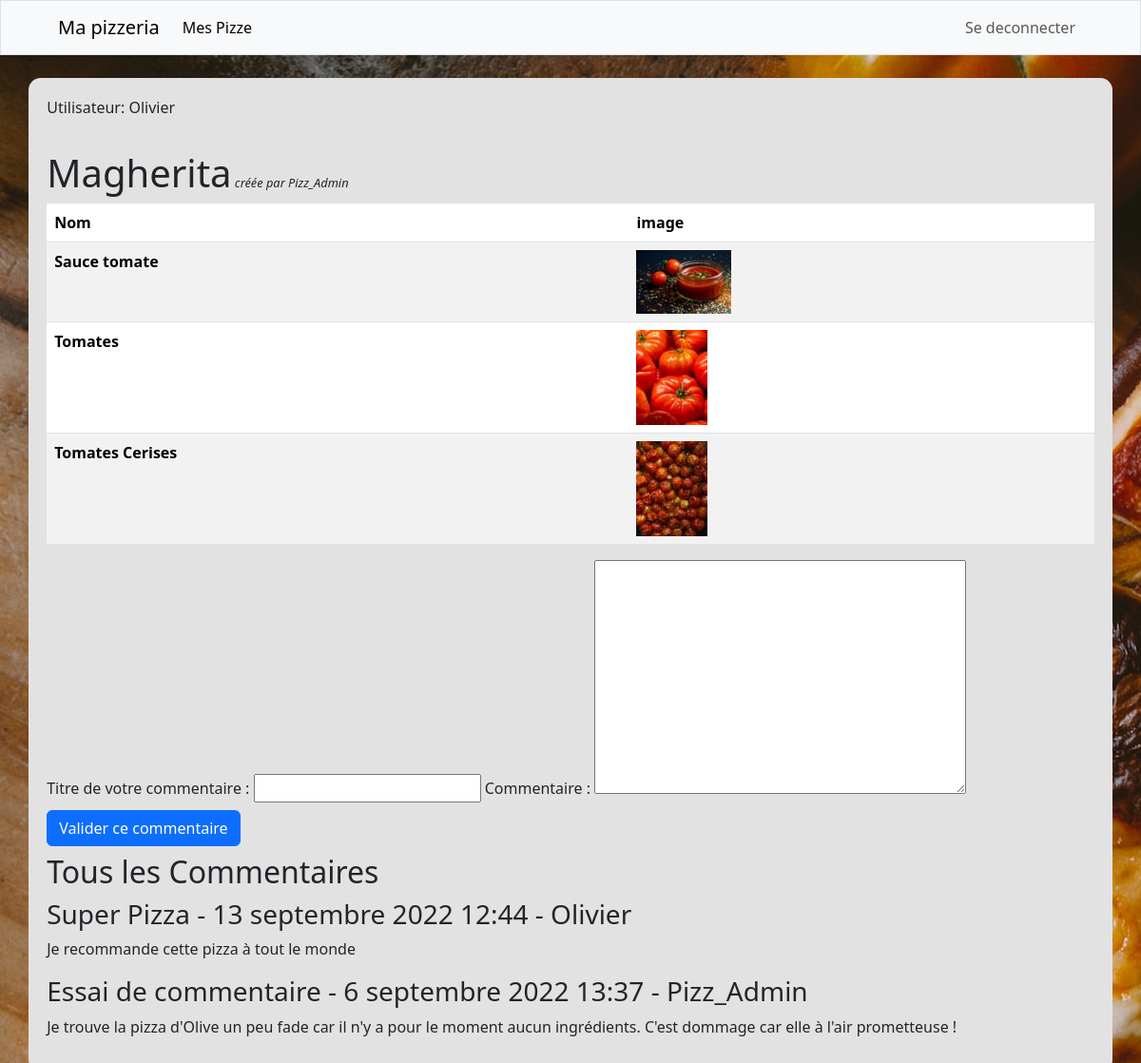
The page /pizzas/2 (signed in) on the database its author committed.
### pizzas/models.py (models this page shows, shortened)
class Pizza(models.Model):
    name = models.CharField(max_length=50)
    owner = models.ForeignKey(User, on_delete=models.CASCADE)
    def __str__(self) -> str:
        return self.name

class Topping(models.Model):
    pizza = models.ManyToManyField(Pizza)
    name = models.CharField(max_length=50)
    field_name = models.ImageField(upload_to='images/', height_field=None, width_field=None, max_length=100, blank=True)
    def __str__(self) -> str:
        return self.name

class Pizza_Comment(models.Model):
    title = models.CharField(max_length=50)
    text = models.TextField()
    owner = models.ForeignKey(User, on_delete=models.CASCADE)
    pizza = models.ForeignKey(Pizza, on_delete=models.CASCADE)
    date_added = models.DateTimeField(auto_now_add=True)

### pizzas/views.py (the view, shortened to what this page needs)
# urls.py: path('pizzas/<int:pizza_id>', views.pizzas_toppings, name='pizzas_toppings'),
@login_required
def pizzas_toppings(request, pizza_id):
    pizza = Pizza.objects.get(id=pizza_id)
    if request.method != 'POST':
        form = PizzaCommentForm()
    comments = Pizza_Comment.objects.filter(pizza=pizza.id).order_by('-date_added')
    is_not_owner = False
    if pizza.owner != request.user:
        is_not_owner = True
    toppings = pizza.topping_set.all()
    title = f"Description de la pizza {pizza} "
    context = {'form': form,
               'is_not_owner': is_not_owner,
               'pizza': pizza,
               'toppings': toppings,
               'comments': comments,
               'title': title
               }
    return render(request, 'pizzas/topping.html',context)

### pizzas/forms.py
class PizzaCommentForm(forms.ModelForm):
    class Meta:
        model = Pizza_Comment
        fields = ['title','text']
        labels = {
                    'title': 'Titre de votre commentaire',
                     'text': 'Commentaire'
                }

### pizzas/templates/pizzas/topping.html (shortened to what this page needs)
{% extends 'pizzas/base.html' %}
{% block content %}
{% load bootstrap %}
{% load static %}
    <h1>{{pizza}}<span class="created_by"><i> créée par {{pizza.owner|title}}</i></span></h1>
    {% if toppings|length == 0 %}
        <p>Désolé, il n'y a pas de garniture renseignée pour cette pizza !</p>
    {% else %}
    <table class="table table-responsive table-striped">
        <thead>
            <tr>
                <th scope="col">Nom</th>
                <th scope="col">image</th>
            </tr>
        </thead>
        <tbody>
            {% for topping in toppings %}
            <tr>
                <th scope="row">{{topping}}</th>
                <th> <img src="../{{ MEDIA_URL }}media/{{topping.field_name}}" alt="{{topping}}"></th>
            </tr>
            {% endfor %}
        </tbody>
    </table>
    {% endif %}
    {% if is_not_owner %}
        <form action="{% url 'pizzas:pizzas_toppings' pizza.id %}" method="post" novalidate>
            <div class="col-12">
                {{ form|bootstrap }}
            </div>
            <button class="btn btn-primary mt-2 mb-2" name="submit">Valider ce commentaire</button>
        </form>
        {% if comments %}
            <h2>Tous les Commentaires</h2>
        {% else %}
            <p>Soit le premier à écrire un commentaire sur cette pizza !</p>
        {% endif %}
    {% else %}
        {% if comments %}
            <h2>Tous les Commentaires sur ta pizza</h2>
        {% else %}
            <p>Il n'y a pas de commentaire pour le moment.</p>
        {% endif %}
    {% endif %}
    {% if comments %}
        {% for comment in comments %}
            <h3>{{ comment.title }} - {{ comment.date_added }} - {{ comment.owner|title}}</h3>
            <p>{{ comment.text }}</p>
        {% endfor %}
    {% endif %}
{% endblock content %}

### pizzas/templates/pizzas/base.html (shortened to what this page needs)
{% load bootstrap5 %}
{% load static %}
<!DOCTYPE html>
<html lang="fr">
<head>
    {% bootstrap_css %}
    <link rel="stylesheet" href="{% static 'pizzas/styles.css' %}">
</head>
<body>
    <nav class="navbar sticky-top navbar-expand-lg navbar-light bg-light px-5 mb-4 border">
        <div class="container-fluid">
            <a class="navbar-brand" href="{% url 'pizzas:index' %}">Ma pizzeria</a>
            <div class="collapse navbar-collapse justify-content-between" id="navbarNav">
                <ul class="navbar-nav mr-auto">
                    <li class="nav-item "><a class="nav-link active" aria-current="page" href="{% url 'pizzas:pizzas' %}">Mes Pizze</a></li>
                </ul>
                <ul class="navbar-nav">
                    {% if user.is_authenticated %}
                        <li class="nav-item"><a class="nav-link"  href="{% url 'utilisateurs:logout' %}">Se deconnecter</a></li>
                    {% else %}
                        <li class="nav-item"><a class="nav-link" href="{% url 'utilisateurs:login' %}">Se connecter</a></li>
                        <li class="nav-item"><a class="nav-link" href="{% url 'utilisateurs:register' %}">S'inscrire</a></li>
                    {% endif %}
                </ul>
            </div>
        </div>
    </nav>
    <main role="main" class="container main-container">
        {% if user.is_authenticated %}
        <p>Utilisateur: {{ user.username|title }}</p>
        {% endif %}
        <div class="pb-2 mb-2 border-bottom">
        </div>
        <div>
            {% block content %}{% endblock content %}
        </div>
    </main>
</body>
</html>

### pizzas/static/pizzas/styles.css (style rules this page uses)
body { background-image: url("images/accueil.jpg"); }
.main-container { background-color: #e2e2e2; padding: 1.2rem; border-radius: 0.8rem; margin-bottom: 1.5rem; }
.created_by { font-size: 0.8rem; }

### rows shown on the page
Pizza: name "Magherita", owner "Pizz_Admin"
Topping: name "Sauce tomate", field_name (picture)
Topping: name "Tomates", field_name (picture)
Topping: name "Tomates Cerises", field_name (picture)
Pizza_Comment: title "Super Pizza", date_added "13 septembre 2022 12:44", owner "Olivier", text "Je recommande cette pizza à tout le monde"
Pizza_Comment: title "Essai de commentaire", date_added "6 septembre 2022 13:37", owner "Pizz_Admin", text "Je trouve la pizza d'Olive un peu fade car il n'y a pour le moment aucun ingrédients. C'est dommage car elle à l'air prometteuse !"

### other values the page prints
{{ user.username|title }} "Olivier"
